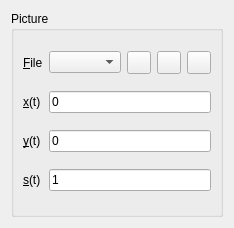
<?xml version="1.0" encoding="UTF-8"?>
<ui version="4.0">
 <class>PictureForm</class>
 <widget class="QWidget" name="PictureForm">
  <property name="geometry">
   <rect>
    <x>0</x>
    <y>0</y>
    <width>209</width>
    <height>228</height>
   </rect>
  </property>
  <property name="windowTitle">
   <string>Form</string>
  </property>
  <layout class="QVBoxLayout" name="verticalLayout">
   <item>
    <widget class="QGroupBox" name="groupBox">
     <property name="title">
      <string>Picture</string>
     </property>
     <layout class="QGridLayout" name="gridLayout">
      <item row="2" column="0">
       <widget class="QLabel" name="yLabel">
        <property name="text">
         <string>&amp;y(t)</string>
        </property>
        <property name="buddy">
         <cstring>y</cstring>
        </property>
       </widget>
      </item>
      <item row="3" column="0">
       <widget class="QLabel" name="sLabel">
        <property name="text">
         <string>&amp;s(t)</string>
        </property>
        <property name="buddy">
         <cstring>s</cstring>
        </property>
       </widget>
      </item>
      <item row="0" column="1">
       <widget class="QComboBox" name="file">
        <property name="sizePolicy">
         <sizepolicy hsizetype="Expanding" vsizetype="Fixed">
          <horstretch>0</horstretch>
          <verstretch>0</verstretch>
         </sizepolicy>
        </property>
       </widget>
      </item>
      <item row="0" column="2">
       <widget class="QToolButton" name="fileAdd">
        <property name="text">
         <string/>
        </property>
        <property name="icon">
         <iconset resource="res.qrc">
          <normaloff>:/icons/add.svg</normaloff>:/icons/add.svg</iconset>
        </property>
       </widget>
      </item>
      <item row="1" column="0">
       <widget class="QLabel" name="xLabel">
        <property name="text">
         <string>&amp;x(t)</string>
        </property>
        <property name="buddy">
         <cstring>x</cstring>
        </property>
       </widget>
      </item>
      <item row="0" column="0">
       <widget class="QLabel" name="fileLabel">
        <property name="text">
         <string>&amp;File</string>
        </property>
        <property name="buddy">
         <cstring>file</cstring>
        </property>
       </widget>
      </item>
      <item row="0" column="3">
       <widget class="QToolButton" name="fileRemove">
        <property name="text">
         <string/>
        </property>
        <property name="icon">
         <iconset resource="res.qrc">
          <normaloff>:/icons/remove.svg</normaloff>:/icons/remove.svg</iconset>
        </property>
       </widget>
      </item>
      <item row="0" column="4">
       <widget class="QToolButton" name="fileSend">
        <property name="text">
         <string/>
        </property>
        <property name="icon">
         <iconset resource="res.qrc">
          <normaloff>:/icons/export.svg</normaloff>:/icons/export.svg</iconset>
        </property>
       </widget>
      </item>
      <item row="1" column="1" colspan="4">
       <widget class="QLineEdit" name="x">
        <property name="text">
         <string>0</string>
        </property>
       </widget>
      </item>
      <item row="2" column="1" colspan="4">
       <widget class="QLineEdit" name="y">
        <property name="text">
         <string>0</string>
        </property>
       </widget>
      </item>
      <item row="3" column="1" colspan="4">
       <widget class="QLineEdit" name="s">
        <property name="text">
         <string>1</string>
        </property>
       </widget>
      </item>
     </layout>
    </widget>
   </item>
  </layout>
 </widget>
 <resources>
  <include location="res.qrc"/>
 </resources>
 <connections/>
</ui>
